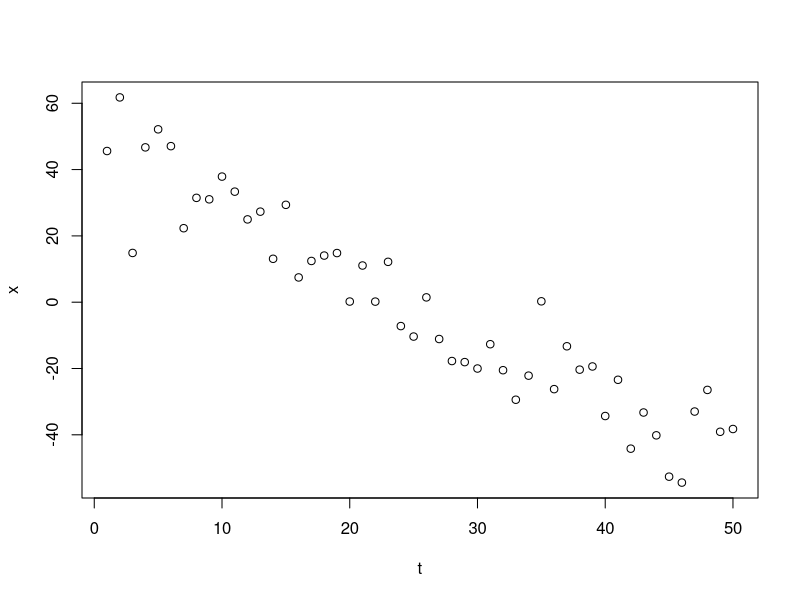
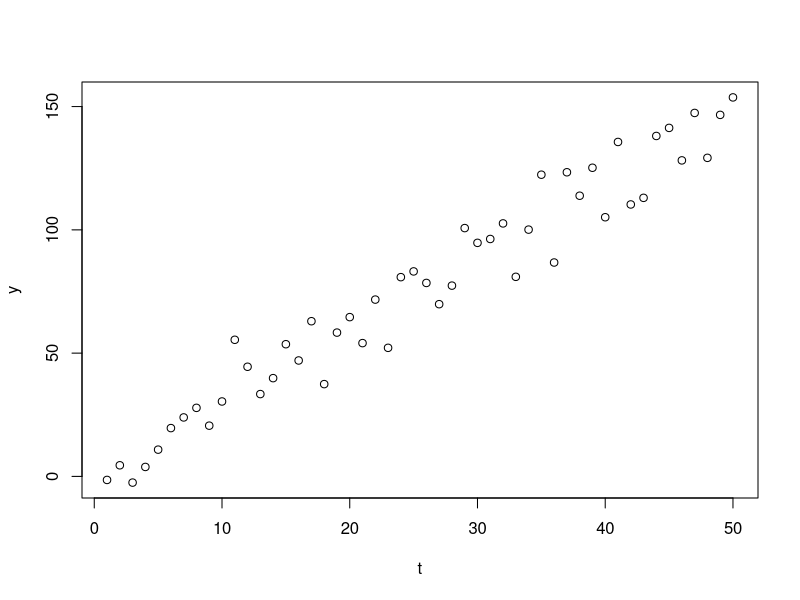

These figures' R source, in order:
rm(list=ls())
n<-50
t<-seq(1,50)
x<-50-2*t+rnorm(n,0,10)
plot(t,x)
y<-3*t+rnorm(n,0,10)
plot(t,y)
summary(lm(y~x+t)) 
#this is a spurious regression, x is not causing y, x and y are both related to time, but x and y are not related. 

yy<-2+3*x+rnorm(n,0,100)
summary(lm(yy~x))
#if change to yy~x+t, both x,t get less significant

yd<-yyd<-xd<-rep(0,n)
for (i in 2:n){
  yd[i]<-y[i]-y[i-1] # this is called first differencing
  yyd[i]<-yy[i]-yy[i-1]
  xd[i]<-x[i]-x[i-1]
}
#the first value for yd, yyd, xd are all 0, how to get rid off it? the folloing codes will get rid off it.
#
yd<-yd[-1]
yyd<-yyd[-1]
xd<-xd[-1]

summary(lm(yd~xd)) #not significant, why? 
summary(lm(yyd~xd)) #significant, why?


